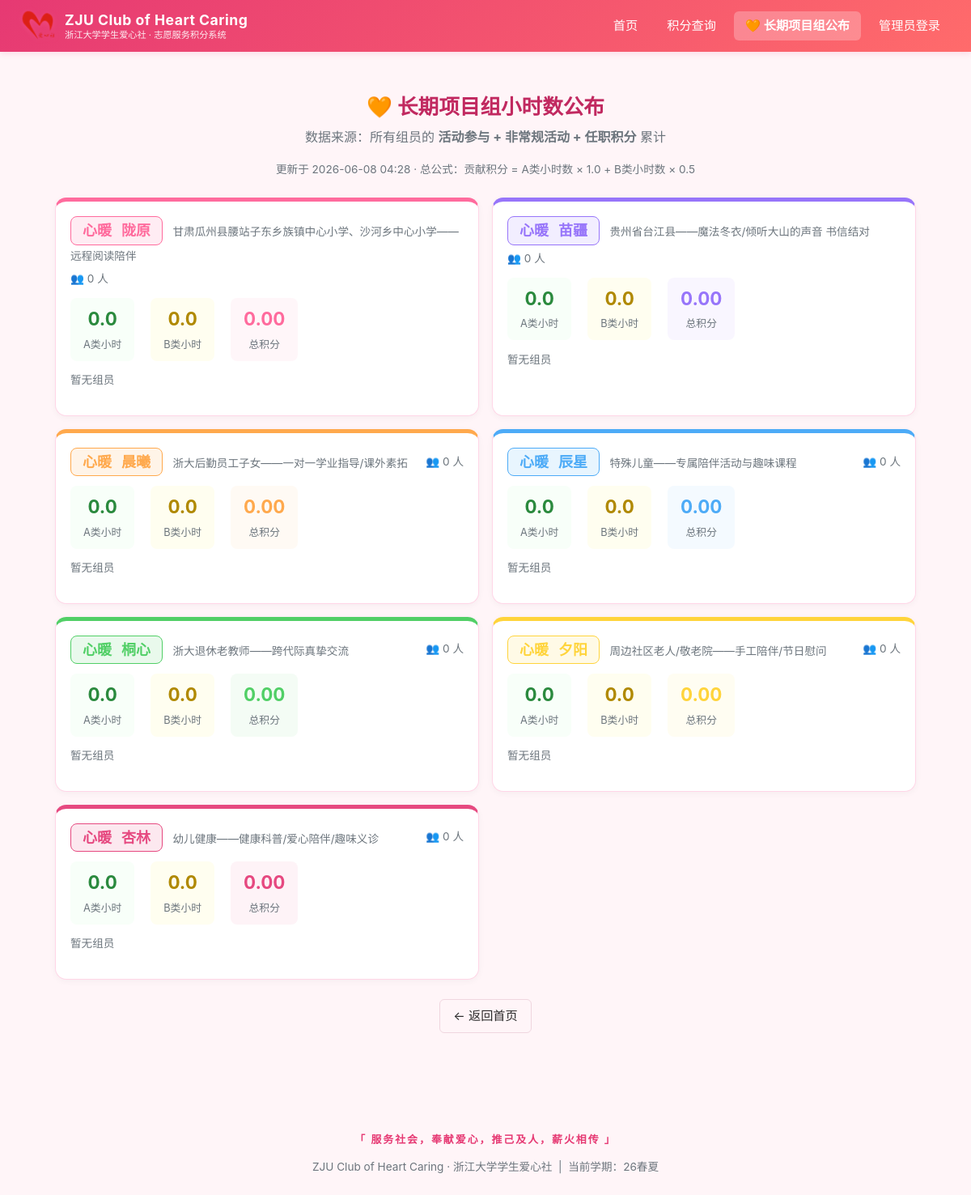
/long_term_groups, run on the app's committed database.
### models.py (models this page shows)
class LongTermGroup(db.Model):
    __tablename__ = "long_term_groups"
    id = db.Column(db.Integer, primary_key=True)
    name = db.Column(db.String(64), nullable=False, unique=True)
    description = db.Column(db.String(256), default="")
    color = db.Column(db.String(16), default="#ff6b9d")  # 标识色
    sort_order = db.Column(db.Integer, default=0)
    active = db.Column(db.Boolean, default=True)
    created_at = db.Column(db.DateTime, default=datetime.utcnow)

class Setting(db.Model):
    __tablename__ = "settings"
    key = db.Column(db.String(64), primary_key=True)
    value = db.Column(db.String(256), default="")

### app.py (the view)
    @app.route("/long_term_groups")
    def long_term_groups_public():
        groups = LongTermGroup.query.filter_by(active=True).order_by(LongTermGroup.sort_order).all()
        group_stats = []
        for g in groups:
            a_h = b_h = 0.0
            pos_pts = 0.0
            for m in g.members:
                a_h += m.a_hours()
                b_h += m.b_hours()
                for p in m.position_records:
                    pos_pts += p.points or 0
            members_sorted = sorted(
                g.members, key=lambda x: x.total_points(), reverse=True
            )
            group_stats.append({
                "group": g,
                "member_count": len(g.members),
                "a_hours": round(a_h, 1),
                "b_hours": round(b_h, 1),
                "total_points": round(a_h + b_h / 2.0, 2),
                "pos_points": round(pos_pts, 1),
                "members": members_sorted,
            })
        group_stats.sort(key=lambda x: x["total_points"], reverse=True)
        return render_template("long_term_groups_public.html",
                               group_stats=group_stats,
                               now=datetime.now().strftime("%Y-%m-%d %H:%M"))

### app.py (called while the page is built)
def current_semester():
    s = Setting.query.filter_by(key="current_semester").first()
    return s.value if s else ""

def all_departments():
    s = Setting.query.filter_by(key="departments").first()
    if s and s.value:
        return [d.strip() for d in s.value.split(",") if d.strip()]
    return ["人资部", "综管部", "文体部", "活动部",
            "宣传部", "创设部", "外联部", "财务部"]

### templates/long_term_groups_public.html (shortened to what this page needs)
{% extends "base.html" %}
{% block content %}
<section class="container">
  <div class="pub-header">
    <h1>🧡 长期项目组小时数公布</h1>
    <p class="muted">数据来源：所有组员的 <b>活动参与 + 非常规活动 + 任职积分</b> 累计</p>
    <p class="muted small">更新于 {{ now }} · 总公式：贡献积分 = A类小时数 × 1.0 + B类小时数 × 0.5</p>
  </div>
  {% if group_stats %}
  <div class="group-grid">
    {% for s in group_stats %}
    <div class="group-card" style="border-top: 5px solid {{ s.group.color }};">
      <div class="group-head">
        <div>
          <span class="lt-chip-2col" style="background:{{ s.group.color }}20; color:{{ s.group.color }}; border:1.5px solid {{ s.group.color }};"
                title="{{ s.group.name }}">
            {% for chunk in _pair_chunks(s.group.name, 2) %}
              <span class="chunk">{{ chunk }}</span>
            {% endfor %}
          </span>
          {% if s.group.description %}<span class="muted small" style="margin-left:8px;">{{ s.group.description }}</span>{% endif %}
        </div>
        <span class="muted small">👥 {{ s.member_count }} 人</span>
      </div>
      <div class="kpi-row" style="margin:12px 0;">
        <div class="kpi" style="background:#f8fff9;"><span class="kpi-num" style="color:#2b8a3e;">{{ '%.1f'|format(s.a_hours) }}</span><span class="kpi-label">A类小时</span></div>
        <div class="kpi" style="background:#fffef0;"><span class="kpi-num" style="color:#b08900;">{{ '%.1f'|format(s.b_hours) }}</span><span class="kpi-label">B类小时</span></div>
        <div class="kpi" style="background:{{ s.group.color }}10;"><span class="kpi-num" style="color:{{ s.group.color }};">{{ '%.2f'|format(s.total_points) }}</span><span class="kpi-label">总积分</span></div>
      </div>
      {% if s.members %}
      <details>
        <summary class="muted small" style="cursor:pointer; padding:6px 0; user-select:none; color:{{ s.group.color }};">📋 组员明细（按积分排序）</summary>
        <div style="overflow-x:auto;">
        <div class="table-responsive">
<table class="data-table compact" style="margin-top:6px;">
          <thead>
            <tr>
              <th style="width:50px;" class="center">排名</th>
              <th>姓名</th>
              <th style="width:90px; background:#d3f9d8;" class="center">A类(h)</th>
              <th style="width:90px; background:#fff3bf;" class="center">B类(h)</th>
              <th style="width:110px;" class="center">贡献积分</th>
            </tr>
          </thead>
          <tbody>
            {% for m in s.members %}
            <tr>
              <td class="center">
                {% if loop.index==1 %}🥇
                {% elif loop.index==2 %}🥈
                {% elif loop.index==3 %}🥉
                {% else %}<span class="muted">{{ loop.index }}</span>
                {% endif %}
              </td>
              <td><b style="color:var(--primary-dark);">{{ m.name }}</b></td>
              <td class="center" style="background:#f8fff9;">{{ '%.1f'|format(m.a_hours()) }}</td>
              <td class="center" style="background:#fffef0;">{{ '%.1f'|format(m.b_hours()) }}</td>
              <td class="center"><b style="color:{{ s.group.color }};">{{ '%.2f'|format(m.total_points()) }}</b></td>
            </tr>
            {% endfor %}
          </tbody>
        </table>
</div>
        </div>
      </details>
      {% else %}
      <p class="muted small">暂无组员</p>
      {% endif %}
    </div>
    {% endfor %}
  </div>
  {% else %}
  <p class="empty">尚未公布任何长期项目组数据</p>
  {% endif %}
  <p class="center" style="margin-top:24px;">
    <a class="btn btn-ghost" href="{{ url_for('index') }}">← 返回首页</a>
  </p>
</section>
{% endblock %}

### templates/base.html (shortened to what this page needs)
<!DOCTYPE html>
<html lang="zh-CN">
<head>
  <link rel="stylesheet" href="{{ url_for('static', filename='css/style.css') }}">
</head>
<body>
  <header class="topbar">
    <div class="topbar-inner">
      <a class="brand" href="{{ url_for('index') }}">
        <span class="brand-logo"><img src="{{ url_for('static', filename='img/club_logo_nav.png') }}" alt="ZJU Club of Heart Caring" width="44" height="44"></span>
        <span class="brand-text">
          <span class="brand-title">ZJU Club of Heart Caring</span>
          <span class="brand-sub">浙江大学学生爱心社 · 志愿服务积分系统</span>
        </span>
      </a>
      <nav class="topnav" id="topnav">
        <a href="{{ url_for('index') }}" class="{% if request.endpoint=='index' %}active{% endif %}">首页</a>
        <a href="{{ url_for('query') }}" class="{% if request.endpoint in ['query','query_result'] %}active{% endif %}">积分查询</a>
        <a href="{{ url_for('long_term_groups_public') }}" class="{% if request.endpoint=='long_term_groups_public' %}active{% endif %}">🧡 长期项目组公布</a>
        {% if session.is_admin %}
          <a href="{{ url_for('admin_dashboard') }}" class="{% if request.path.startswith('/admin') %}active{% endif %}">管理后台</a>
          <a href="{{ url_for('admin_logout') }}">退出</a>
        {% else %}
          <a href="{{ url_for('admin_login') }}">管理员登录</a>
        {% endif %}
      </nav>
    </div>
  </header>
  <main class="page">
    {% block content %}{% endblock %}
  </main>
  <footer class="footer">
    <p class="motto-line">「 服务社会，奉献爱心，推己及人，薪火相传 」</p>
    <p>ZJU Club of Heart Caring · 浙江大学学生爱心社 &nbsp;|&nbsp; 当前学期：{{ current_semester }}</p>
  </footer>
</body>
</html>

### static/css/style.css (style rules this page uses)
:root { --primary: #e63973; --primary-dark: #c12960; --primary-light: #ffd6e3; --accent: #ff6b6b; --bg: #fff5f8; --card-bg: #ffffff; --text: #2b2b2b; --text-muted: #6c757d; --border: #f0d6df; --shadow: 0 4px 20px rgba(230, 57, 115, 0.08); --shadow-hover: 0 6px 28px rgba(230, 57, 115, 0.18); --success: #2eb867; --warning: #f59f00; --danger: #e03131; --info: #1c7ed6; --sidebar-width: 200px; }
* { box-sizing: border-box; }
html, body { margin: 0; padding: 0; font-family: -apple-system, BlinkMacSystemFont, "PingFang SC", "Microsoft YaHei", "Helvetica Neue", Arial, sans-serif; background: var(--bg); color: var(--text); line-height: 1.6; min-height: 100vh; }
a { color: var(--primary); text-decoration: none; }
h1, h2, h3 { color: var(--text); margin: 0 0 12px; }
h1 { font-size: 1.6em; }
h1 + .muted { margin-top: -8px; margin-bottom: 16px; }
.muted { color: var(--text-muted); }
.small { font-size: 0.85em; }
.center { text-align: center; }
.topbar { background: linear-gradient(135deg, var(--primary) 0%, var(--accent) 100%); color: #fff; padding: 0; box-shadow: 0 2px 8px rgba(230, 57, 115, 0.15); position: sticky; top: 0; z-index: 100; }
.topbar-inner { max-width: 1200px; margin: 0 auto; display: flex; align-items: center; justify-content: space-between; padding: 10px 24px; }
.brand { display: flex; align-items: center; gap: 12px; color: #fff; text-decoration: none; }
.brand-logo { display: flex; align-items: center; }
.brand-logo img { height: 44px; width: 44px; object-fit: contain; filter: drop-shadow(0 1px 3px rgba(255, 107, 157, 0.35)); transition: transform .25s; }
.brand-text { display: flex; flex-direction: column; line-height: 1.2; }
.brand-title { font-weight: 700; font-size: 1.1em; letter-spacing: 0.5px; }
.brand-sub { font-size: 0.7em; opacity: 0.9; margin-top: 2px; }
.topnav { display: flex; gap: 8px; }
.topnav a { color: #fff; padding: 6px 14px; border-radius: 6px; font-size: 0.95em; transition: all 0.2s; }
.topnav a.active { background: rgba(255,255,255,0.25); font-weight: 600; }
.motto-line { color: var(--primary); font-size: 0.95em; font-weight: 600; letter-spacing: 2px; margin-bottom: 6px; }
.page { max-width: 1200px; margin: 0 auto; padding: 24px; }
.btn { display: inline-block; padding: 8px 16px; border-radius: 6px; border: 1px solid transparent; background: #f1f3f5; color: var(--text); cursor: pointer; font-size: 0.95em; text-decoration: none; transition: all 0.15s; font-family: inherit; }
.btn-ghost { background: transparent; border-color: var(--border); color: var(--text); }
body, .data-table, .card, h1, h2, h3, p, li, td, th, input, button, .btn, .form-row label { word-break: keep-all; overflow-wrap: anywhere; }
.kpi-row { display: flex; gap: 20px; margin-bottom: 16px; flex-wrap: wrap; }
.kpi { text-align: center; padding: 8px 16px; background: #fffafc; border-radius: 8px; }
.kpi-num { display: block; font-size: 1.4em; font-weight: 700; color: var(--primary); }
.kpi-label { font-size: 0.8em; color: var(--text-muted); }
.footer { text-align: center; padding: 20px; color: var(--text-muted); font-size: 0.85em; margin-top: 40px; }

### templates/long_term_groups_public.html (style rules this page uses)
.pub-header { text-align: center; margin-bottom: 24px; }
.pub-header h1 { color: var(--primary-dark); }
.group-grid { display: grid; grid-template-columns: repeat(2, 1fr); gap: 16px; }
.group-card { background: #fff; border: 1px solid #ffd6e7; border-radius: 14px; padding: 18px; box-shadow: 0 2px 8px rgba(0,0,0,0.04); transition: transform .2s; }
.group-head { display: flex; justify-content: space-between; align-items: center; margin-bottom: 4px; flex-wrap: wrap; gap: 6px; }
.lt-chip-2col { display: inline-grid; grid-template-columns: repeat(2, auto); gap: 0 8px; padding: 6px 12px; border-radius: 8px; font-size: 18px; font-weight: 700; line-height: 1.2; text-align: center; letter-spacing: 0; font-family: "PingFang SC", "Microsoft YaHei", -apple-system, sans-serif; }
.lt-chip-2col .chunk { display: inline-block; padding: 0 2px; }
.container { max-width: 1100px; margin: 24px auto; padding: 0 18px; }

### data on the page
LongTermGroup: group.description "甘肃瓜州县腰站子东乡族镇中心小学、沙河乡中心小学——远程阅读陪伴"
LongTermGroup: group.description "贵州省台江县——魔法冬衣/倾听大山的声音 书信结对"
LongTermGroup: group.description "浙大后勤员工子女——一对一学业指导/课外素拓"
LongTermGroup: group.description "特殊儿童——专属陪伴活动与趣味课程"
LongTermGroup: group.description "浙大退休老教师——跨代际真挚交流"
LongTermGroup: group.description "周边社区老人/敬老院——手工陪伴/节日慰问"
LongTermGroup: group.description "幼儿健康——健康科普/爱心陪伴/趣味义诊"
Setting: value "26春夏"

### other printed values
{{ chunk }} "心暖" "陇原" "心暖" "苗疆" "心暖" "晨曦" "心暖" "辰星" "心暖" "桐心" "心暖" "夕阳" "心暖" "杏林"
{{ s.member_count }} "0" "0" "0" "0" "0" "0" "0"
{{ '%.1f'|format(s.a_hours) }} "0.0" "0.0" "0.0" "0.0" "0.0" "0.0" "0.0"
{{ '%.1f'|format(s.b_hours) }} "0.0" "0.0" "0.0" "0.0" "0.0" "0.0" "0.0"
{{ '%.2f'|format(s.total_points) }} "0.00" "0.00" "0.00" "0.00" "0.00" "0.00" "0.00"
